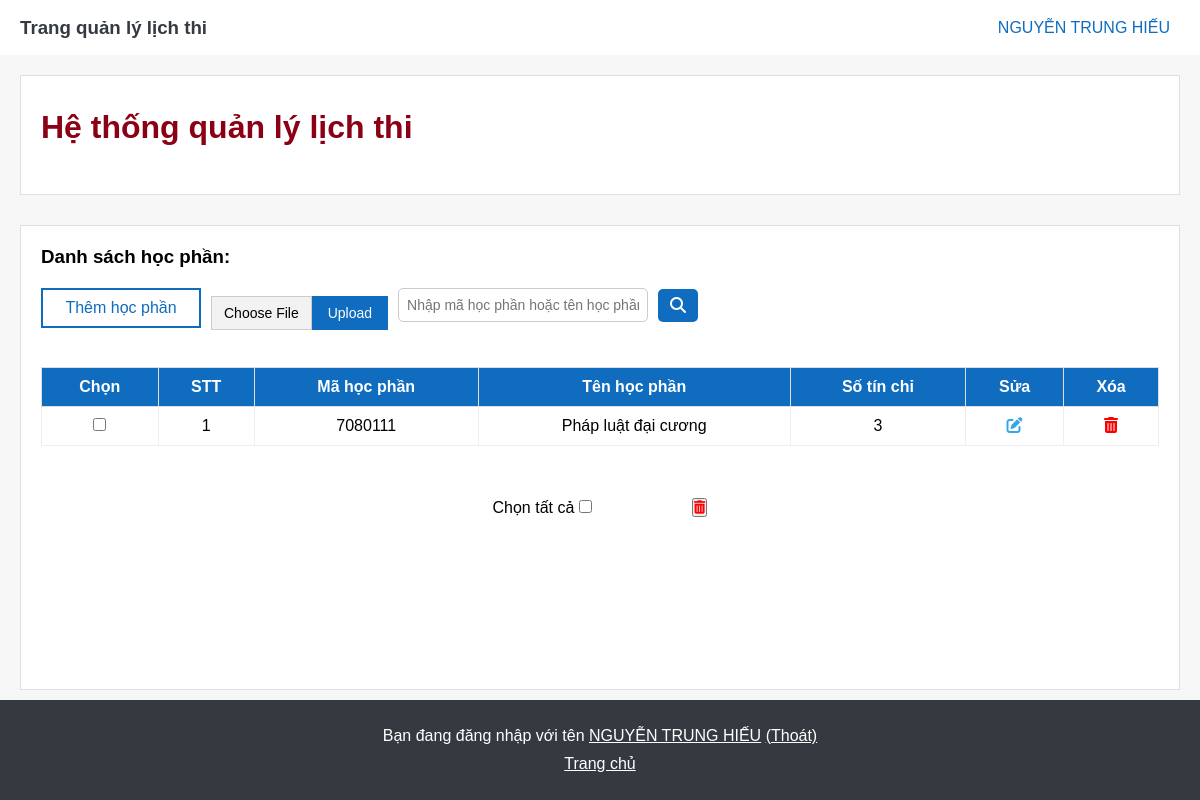
The page /web_manage_schedule_exam/admin/manage_course.php (signed in) on the database its author committed.
### tables this page shows
CREATE TABLE `hocphan` (
  `ma_hoc_phan` int(10) NOT NULL,
  `ten_hoc_phan` varchar(100) NOT NULL,
  `so_tin_chi` int(11) NOT NULL
);

### web_manage_schedule_exam/admin/limit_page.php (called while the page is built, shortened)
<?php
    $limit = 15;
    $current_page = isset($_GET['page']) ? (int)$_GET['page'] : 1;
    $offset = ($current_page - 1) * $limit;
?>

### web_manage_schedule_exam/admin/manage_course.php (the view, shortened to what this page needs)
<!DOCTYPE html>
<html lang="vi">
<head>
    <link rel="stylesheet" href="https://cdnjs.cloudflare.com/ajax/libs/font-awesome/6.4.2/css/all.min.css" />
</head>
<body>
<?php include('header.php'); ?>
    <div class="container">
        <?php include('tag.php'); ?>
        <div class="crud">
            <h3>Danh sách học phần:</h3>
            <div class="button-group">
                <a id="add-button" href="add_course.php">Thêm học phần</a>
                <form action="import.php" method="post" enctype="multipart/form-data" class="upload-form">
                    <label for="file-upload" class="custom-file-upload">
                        Choose File
                    </label>
                    <button type="submit" id="import-button" name="import-course-button">Upload</button>
                </form>
                <div class="search">
                    <input type="text" id="search-input" placeholder="Nhập mã học phần hoặc tên học phần...">
                    <button id="search-button"><i class="fa-solid fa-magnifying-glass"></i></button>
                </div>
            </div>
            <table class="crud-table">
                <thead>
                    <tr>
                        <th>Chọn</th>
                        <th>STT</th>
                        <th>Mã học phần</th>
                        <th>Tên học phần</th>
                        <th>Số tín chỉ</th>
                        <th>Sửa</th>
                        <th>Xóa</th>
                    </tr>
                </thead>
                <tbody>
                    <form action="delete.php" method="post">
                    <?php
                        require "limit_page.php";
                        $sql_hoc_phan = "SELECT * FROM hocphan LIMIT $limit OFFSET $offset";
                        $result_hoc_phan = $conn->query($sql_hoc_phan);
                        if ($result_hoc_phan->num_rows > 0) {
                            $stt = $offset + 1;
                            while($row = $result_hoc_phan->fetch_assoc()) {
                                $ma_hoc_phan = $row["ma_hoc_phan"];
                                echo '<tr>';
                                echo '<td><input type="checkbox" name="select_all[]" value="' . $ma_hoc_phan . '"></td>';
                                echo '<td>' . $stt++ . '</td>';
                                echo '<td>' . $ma_hoc_phan . '</td>';
                                echo '<td>' . $row["ten_hoc_phan"] . '</td>';
                                echo '<td>' . $row["so_tin_chi"] . '</td>';
                                echo '<td id="update-icon"><a href="update_course.php?ma_hoc_phan=' . $ma_hoc_phan . '"><i class="fa-solid fa-pen-to-square"></i></a></td>';
                                echo '<td id="delete-icon"><a href="delete.php?ma_hoc_phan=' . $ma_hoc_phan . '"><i class="fa-solid fa-trash-can"></i></a></td>';
                                echo '</tr>';
                            }
                        } else {
                            echo "Chưa có học phần";
                        }
                    ?>
                </tbody>
            </table>
            <?php
                if ($result_hoc_phan->num_rows > 0) {
                    echo '<div class="selected-box">
                            <span> Chọn tất cả <input type="checkbox" onClick="toggle(this)" /></span>
                                <button type="submit" name="delete_multiple_course"><i class="fa-solid fa-trash-can"></i></button>
                            </form>
                        </div>';
                }
            ?>
            <?php
                require "pagination.php";
            ?>
        </div>
    </div>
    <?php include('footer.php'); ?>
</body>
</html>

### web_manage_schedule_exam/admin/header.php (shortened to what this page needs)
<?php
    include('config.php');
?>
<!DOCTYPE html>
<html lang="vi">
<head>
    <link rel="stylesheet" href="https://cdnjs.cloudflare.com/ajax/libs/font-awesome/6.4.2/css/all.min.css" />
    <link rel="stylesheet" href="styles.css">
    <link rel="stylesheet" href="manage_add.css">
</head>
<body>
    <div class="header">
        <div class="home">
            <a href="home_admin.php"><h3>Trang quản lý lịch thi</h3></a>
        </div>
        <div class="user" onclick="myFunction()">
            <span style="text-transform: uppercase;"><?php
                    $id_admin = $_SESSION['id_admin'];
                    $sql = "SELECT * FROM admin WHERE id_admin = '$id_admin'";
                    $result = $conn->query($sql);
                    if ($result->num_rows > 0) {
                        while($row = $result->fetch_assoc()) {
                            echo  $row["ho_dem"]. " " . $row["ten"] ;
                        }
                    }
                ?>
            </span>
        </div>
    </div>
</body>
</html>

### web_manage_schedule_exam/admin/footer.php (shortened to what this page needs)
<div class="footer">
    <p>Bạn đang đăng nhập với tên
        <u style="text-transform: uppercase;"><?php
            $id_admin = $_SESSION['id_admin'];
            $sql = "SELECT * FROM admin WHERE id_admin = '$id_admin'";
            $result = $conn->query($sql);
            if ($result->num_rows > 0) {
                while($row = $result->fetch_assoc()) {
                    echo  $row["ho_dem"]. " " . $row["ten"] ;
                }
            }
        ?></u> <a href="logout.php">(Thoát)</a></p>
    <p><a href="home_admin.php">Trang chủ</a></p>
</div>

### web_manage_schedule_exam/admin/styles.css (style rules this page uses)
* { margin: 0; padding: 0; box-sizing: border-box; }
html, body { display: flex; flex-direction: column; min-height: 100vh; font-family: Arial, sans-serif; }
.container { background-color: #F7F7F7; flex: 1; display: flex; flex-direction: column; }
.header { background-color: #FFFFFF; display: flex; align-items: center; justify-content: space-between; height: 55px; padding: 0 20px; box-shadow: 0 2px 4px rgba(0, 0, 0, 0.1); }
.header .home { display: flex; align-items: center; }
.header .home a { text-decoration: none; color: #343a40; }
.header .user { display: flex; align-items: center; color: #0F6CBF; position: relative; height: 40px; }
.header .user span { margin-right: 10px; }
.crud { min-height: 120px; display: flex; flex-grow: 1; border: 1px solid #DFDFDF; flex-direction: column; background-color: #FFFFFF; margin: 10px 20px; padding: 20px; }
.button-group { display: flex; margin: 20px 0 10px; gap: 10px; }
.crud #add-button { width: 160px; height: 40px; display: flex; justify-content: center; align-items: center; background-color: #FFFFFF; color: #0F6CBF; text-decoration: none; border: 2px solid #0F6CBF; cursor: pointer; }
.upload-form { display: flex; align-items: center; }
.custom-file-upload { display: inline-block; padding: 8px 12px; background-color: #f2f2f2; border: 1px solid #ccc; cursor: pointer; font-size: 14px; }
#import-button { background-color: #0F6CBF; color: white; border: 1px solid #0F6CBF; padding: 8px 15px; font-size: 14px; cursor: pointer; }
.search { display: flex; align-items: center; gap: 10px; margin-bottom: 15px; }
#search-input { width: 250px; padding: 8px; border: 1px solid #ccc; border-radius: 5px; font-size: 14px; }
#search-button { background-color: #0F6CBF; color: white; border: none; padding: 8px 12px; border-radius: 5px; cursor: pointer; }
#search-button i { font-size: 16px; }
.crud-table { margin-top: 20px; width: 100%; border-collapse: collapse; cursor: pointer; border: 1px solid #EEEEEE; }
.crud-table tr td { border: 1px solid #EEEEEE; }
.crud-table th, .crud-table td { border: 1px solid #DDDDDD; padding: 10px; text-align: center; }
.crud-table thead th { background-color: #0F6CBF; color: white; }
.crud-table #update-icon a { color: #35A7E8; cursor: pointer; }
.crud-table #delete-icon a { color: red; cursor: pointer; }
.selected-box { display: flex; flex-direction: row; align-items: center; justify-content: center; height: 100px; margin-top: auto; gap: 100px; }
.selected-box i { color: red; cursor: pointer; }
.footer { background-color: #343a40; font-family: Arial, sans-serif; color: white; text-align: center; display: flex; flex-direction: column; align-items: center; justify-content: center; height: 100px; margin-top: auto; width: 100%; }
.footer p { margin: 5px 0; }
.footer a { color: white; }

### web_manage_schedule_exam/admin/manage_add.css (style rules this page uses)
* { margin: 0; padding: 0; box-sizing: border-box; }
html, body { display: flex; flex-direction: column; min-height: 100vh; font-family: Arial, sans-serif; }
.footer { background-color: #343a40; font-family: Arial, sans-serif; color: white; text-align: center; display: flex; flex-direction: column; align-items: center; justify-content: center; height: 100px; margin-top: auto; width: 100%; }
.footer p { margin: 5px 0; }
.footer a { color: white; }

### rows shown on the page
hocphan: ma_hoc_phan "7080111", ten_hoc_phan "Pháp luật đại cương", so_tin_chi "3"

### other values the page prints
$row["ho_dem"] "NGUYỄN TRUNG"
$row["ten"] "HIẾU"
